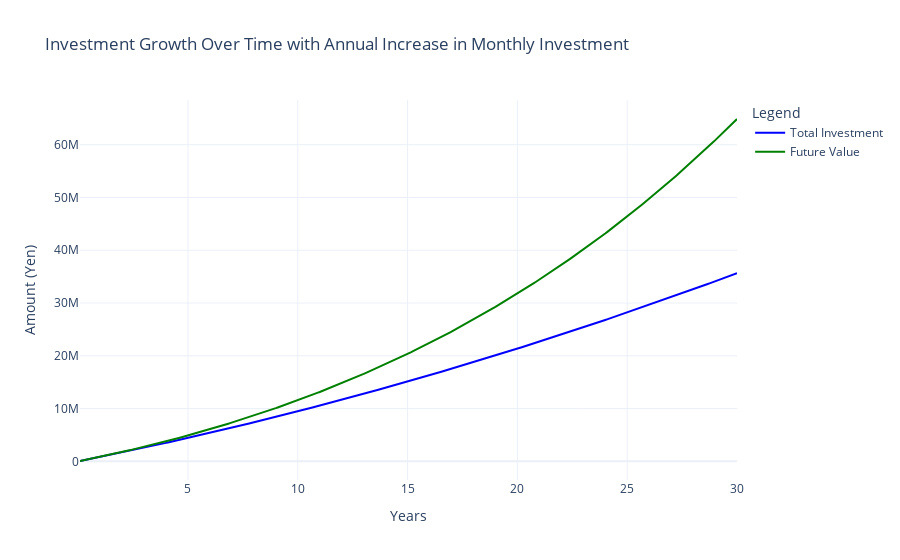

Here is the notebook cell this chart was saved with:
### Code cell
import numpy as np
import plotly.graph_objects as go

# Constants for the new investment scenario
initial_monthly_investment = 70000  # Starting monthly investment in yen
annual_increase = 2000  # Monthly increase every year in yen
annual_interest_rate = 0.04  # Annual interest rate
years = 30
months = years * 12

# Calculate the future value with annual increase in monthly investment
def calculate_future_value_with_increase(initial_investment, annual_increase, annual_interest_rate, years):
    monthly_interest_rate = annual_interest_rate / 12
    total_value = 0
    for year in range(years):
        for month in range(12):
            monthly_investment = initial_investment + annual_increase * year
            total_value = (total_value + monthly_investment) * (1 + monthly_interest_rate)
    return total_value

# Calculate future value for the scenario
future_value_with_increase = calculate_future_value_with_increase(initial_monthly_investment, annual_increase, annual_interest_rate, years)

# Generate data for the graph
monthly_investment_values = [initial_monthly_investment + annual_increase * (i // 12) for i in range(months)]
investment_array = np.cumsum(monthly_investment_values)
future_value_array = np.zeros_like(monthly_investment_values, dtype=float)

# Calculate future value for each month
total_value = 0
for i in range(months):
    total_value = (total_value + monthly_investment_values[i]) * (1 + annual_interest_rate / 12)
    future_value_array[i] = total_value

# Prepare the data for Plotly graph
months_array = np.arange(1, months + 1)
years_array = months_array / 12

# Create the figure
fig = go.Figure()

# Add traces for total investment and future value
fig.add_trace(go.Scatter(x=years_array, y=investment_array, mode='lines', name='Total Investment', line=dict(color='blue')))
fig.add_trace(go.Scatter(x=years_array, y=future_value_array, mode='lines', name='Future Value', line=dict(color='green')))

# Update the layout
fig.update_layout(
    title='Investment Growth Over Time with Annual Increase in Monthly Investment',
    xaxis_title='Years',
    yaxis_title='Amount (Yen)',
    legend_title='Legend',
    template='plotly_white'
)


'''
for i in [4,9,14,19,24]:
    str = '{:,}'.format(round(future_value_array[i*12]))
    print(f'{i}年後の総資産:{str}円')
'''

str = '{:,}'.format(round(future_value_array[-1]))
print(f'{years}年後の総資産:{str}円')
# Show the figure
fig.show()

### Figure 1 — Plotly figure (JSON) as saved in the notebook; plotly's stock layout.template omitted (floating-point values rounded to 4 significant figures; data arrays with more than 128 entries replaced by an {"elided": "..."} marker saying what was removed)
{"data": [{"line": {"color": "blue"}, "mode": "lines", "name": "Total Investment", "type": "scatter", "x": {"elided": "360 float values"}, "y": {"elided": "360 int values"}}, {"line": {"color": "green"}, "mode": "lines", "name": "Future Value", "type": "scatter", "x": {"elided": "360 float values"}, "y": {"elided": "360 float values"}}], "layout": {"legend": {"title": {"text": "Legend"}}, "title": {"text": "Investment Growth Over Time with Annual Increase in Monthly Investment"}, "xaxis": {"title": {"text": "Years"}}, "yaxis": {"title": {"text": "Amount (Yen)"}}}}
